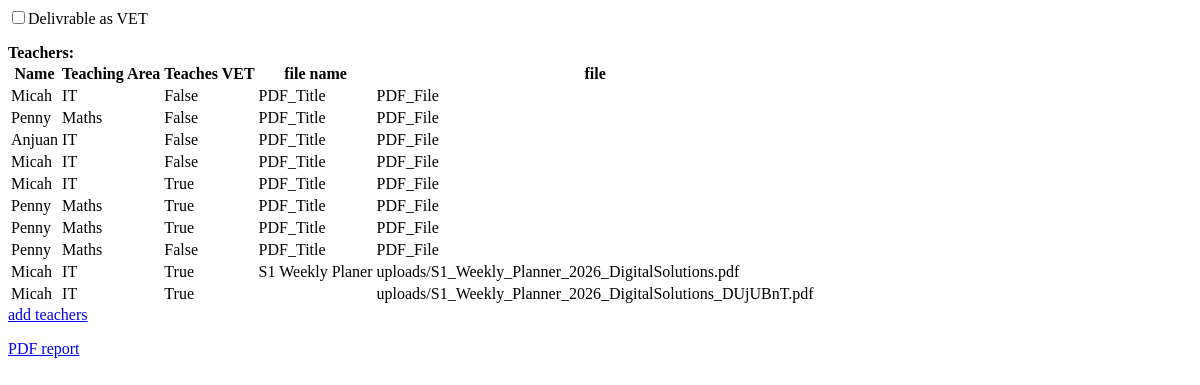
The app's page /, older data.
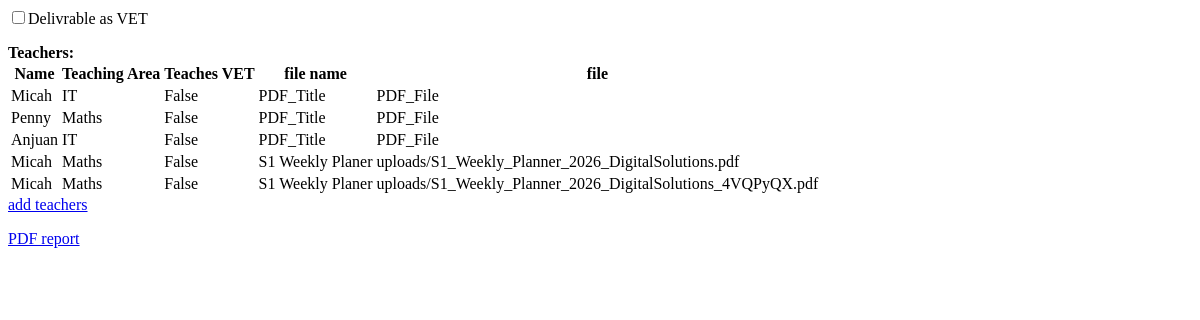
The same page, newer data.
### MyApp/models.py (models this page shows, shortened)
class teacher(models.Model):
    Name = models.CharField(max_length=25)
    Area = models.CharField(max_length=30)
    VET = models.BooleanField()
    PDF_Title = models.CharField(max_length=100)
    PDF_File = models.FileField(upload_to = 'uploads/')

### MyApp/views.py (the view)
# urls.py: re_path(r'^$', MyApp.views.index, name='index'),
def index(request):
    teach = teacher.objects.all()
    return render(request, "MyApp/index.html",{'content': teach})

### MyApp/templates/MyApp/index.html
<html>
<head><title>{{ title }}</title></head>
<body>
    <form action="/VET/" method="post">
        <input type="checkbox"><label>Delivrable as VET</label><br />
    </form>
    <strong>Teachers:</strong>
    {% if content %}
    <table>
        <tr>
            <th>Name</th>
            <th>Teaching Area</th>
            <th>Teaches VET</th>
            <th>file name</th>
            <th>file</th>
        </tr>
        {% for teach in content %}
        <tr>
            <td>{{teach.Name}}</td>
            <td>{{teach.Area}}</td>
            <td>{{teach.VET}}</td>
            <td>{{teach.PDF_Title}}</td>
            <td>{{teach.PDF_File}}</td>
        </tr>
        {% endfor %}
    </table>
    {% else %}
    <strong>No data!</strong>
    {% endif %}
    <a href="input.html">add teachers</a>
    <p><a href="{% url 'report'}">PDF report</a></p>
</body>
</html>

Row changes from the older to the newer data that the page shows:
removed teacher: Name "Micah", Area "IT", VET "False", PDF_Title "PDF_Title", PDF_File "PDF_File"
removed teacher: Name "Micah", Area "IT", VET "True", PDF_Title "PDF_Title", PDF_File "PDF_File"
removed teacher: Name "Penny", Area "Maths", VET "True", PDF_Title "PDF_Title", PDF_File "PDF_File"
removed teacher: Name "Penny", Area "Maths", VET "True", PDF_Title "PDF_Title", PDF_File "PDF_File"
removed teacher: Name "Penny", Area "Maths", VET "False", PDF_Title "PDF_Title", PDF_File "PDF_File"
removed teacher: Name "Micah", Area "IT", VET "True", PDF_Title "S1 Weekly Planer", PDF_File "uploads/S1_Weekly_Planner_2026_DigitalSolutions.pdf"
removed teacher: Name "Micah", Area "IT", VET "True", PDF_File "uploads/S1_Weekly_Planner_2026_DigitalSolutions_DUjUBnT.pdf"
added teacher: Name "Micah", Area "Maths", VET "False", PDF_Title "S1 Weekly Planer", PDF_File "uploads/S1_Weekly_Planner_2026_DigitalSolutions.pdf"
added teacher: Name "Micah", Area "Maths", VET "False", PDF_Title "S1 Weekly Planer", PDF_File "uploads/S1_Weekly_Planner_2026_DigitalSolutions_4VQPyQX.pdf"
